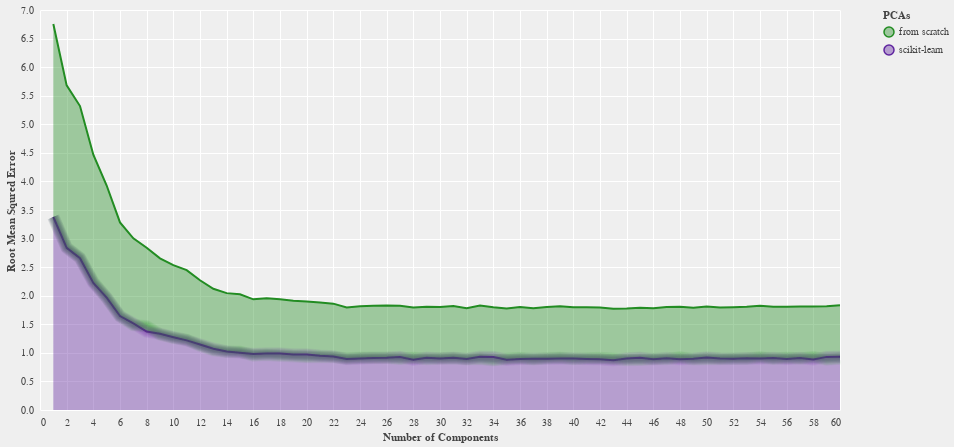

The cell this chart's notebook holds for it:
### Markdown cell above
## Classifier's <ins>Root Mean Squred Error</ins>

### Code cell
alt.renderers.enable('default'); plotter(data, "rmse_err", ("Number of Components", "Root Mean Squred Error", "PCAs"))

### Figure 1 — Vega-Lite specification as saved in the notebook (floating-point values rounded to 4 significant figures)
{"config": {"view": {"continuousWidth": 800, "continuousHeight": 400}, "background": "#efefef", "axis": {"gridColor": "#ffffff", "domainColor": null, "tickColor": null, "labelColor": "#444444", "titleColor": "#444444"}, "legend": {"labelColor": "#444444", "titleColor": "#444444"}, "range": {"category": ["#228C22", "#5f249f", "#FF0000", "#ffff00", "#00FFFF", "#000000", "#FFFFFF"]}, "area": {"line": true, "fillOpacity": 0.4}, "line": {"strokeWidth": 2}}, "layer": [{"mark": "area", "encoding": {"color": {"type": "nominal", "field": "z", "title": "PCAs"}, "x": {"type": "quantitative", "axis": {"tickMinStep": 1}, "field": "x", "title": "Number of Components"}, "y": {"type": "quantitative", "field": "y", "title": "Root Mean Squred Error"}}}, {"layer": [{"mark": {"type": "line", "opacity": 0.05, "strokeWidth": 3.05}, "encoding": {"color": {"type": "nominal", "field": "z", "title": "PCAs"}, "x": {"type": "quantitative", "axis": {"tickMinStep": 1}, "field": "x", "title": "Number of Components"}, "y": {"type": "quantitative", "field": "y", "title": "Root Mean Squred Error"}}}, {"mark": {"type": "line", "opacity": 0.05, "strokeWidth": 4.1}, "encoding": {"color": {"type": "nominal", "field": "z", "title": "PCAs"}, "x": {"type": "quantitative", "axis": {"tickMinStep": 1}, "field": "x", "title": "Number of Components"}, "y": {"type": "quantitative", "field": "y", "title": "Root Mean Squred Error"}}}, {"mark": {"type": "line", "opacity": 0.05, "strokeWidth": 5.15}, "encoding": {"color": {"type": "nominal", "field": "z", "title": "PCAs"}, "x": {"type": "quantitative", "axis": {"tickMinStep": 1}, "field": "x", "title": "Number of Components"}, "y": {"type": "quantitative", "field": "y", "title": "Root Mean Squred Error"}}}, {"mark": {"type": "line", "opacity": 0.05, "strokeWidth": 6.2}, "encoding": {"color": {"type": "nominal", "field": "z", "title": "PCAs"}, "x": {"type": "quantitative", "axis": {"tickMinStep": 1}, "field": "x", "title": "Number of Components"}, "y": {"type": "quantitative", "field": "y", "title": "Root Mean Squred Error"}}}, {"mark": {"type": "line", "opacity": 0.05, "strokeWidth": 7.25}, "encoding": {"color": {"type": "nominal", "field": "z", "title": "PCAs"}, "x": {"type": "quantitative", "axis": {"tickMinStep": 1}, "field": "x", "title": "Number of Components"}, "y": {"type": "quantitative", "field": "y", "title": "Root Mean Squred Error"}}}, {"mark": {"type": "line", "opacity": 0.05, "strokeWidth": 8.3}, "encoding": {"color": {"type": "nominal", "field": "z", "title": "PCAs"}, "x": {"type": "quantitative", "axis": {"tickMinStep": 1}, "field": "x", "title": "Number of Components"}, "y": {"type": "quantitative", "field": "y", "title": "Root Mean Squred Error"}}}, {"mark": {"type": "line", "opacity": 0.05, "strokeWidth": 9.35}, "encoding": {"color": {"type": "nominal", "field": "z", "title": "PCAs"}, "x": {"type": "quantitative", "axis": {"tickMinStep": 1}, "field": "x", "title": "Number of Components"}, "y": {"type": "quantitative", "field": "y", "title": "Root Mean Squred Error"}}}, {"mark": {"type": "line", "opacity": 0.05, "strokeWidth": 10.4}, "encoding": {"color": {"type": "nominal", "field": "z", "title": "PCAs"}, "x": {"type": "quantitative", "axis": {"tickMinStep": 1}, "field": "x", "title": "Number of Components"}, "y": {"type": "quantitative", "field": "y", "title": "Root Mean Squred Error"}}}, {"mark": {"type": "line", "opacity": 0.05, "strokeWidth": 11.45}, "encoding": {"color": {"type": "nominal", "field": "z", "title": "PCAs"}, "x": {"type": "quantitative", "axis": {"tickMinStep": 1}, "field": "x", "title": "Number of Components"}, "y": {"type": "quantitative", "field": "y", "title": "Root Mean Squred Error"}}}, {"mark": {"type": "line", "opacity": 0.05, "strokeWidth": 12.5}, "encoding": {"color": {"type": "nominal", "field": "z", "title": "PCAs"}, "x": {"type": "quantitative", "axis": {"tickMinStep": 1}, "field": "x", "title": "Number of Components"}, "y": {"type": "quantitative", "field": "y", "title": "Root Mean Squred Error"}}}]}], "data": {"name": "data-b0646c0af6fbf4ce87841d6735bcbbcb"}, "$schema": "https://vega.github.io/schema/vega-lite/v4.8.1.json", "datasets": {"data-b0646c0af6fbf4ce87841d6735bcbbcb": [{"x": 1, "y": 3.378, "z": "from scratch"}, {"x": 1, "y": 3.378, "z": "scikit-learn"}, {"x": 2, "y": 2.844, "z": "from scratch"}, {"x": 2, "y": 2.837, "z": "scikit-learn"}, {"x": 3, "y": 2.662, "z": "from scratch"}, {"x": 3, "y": 2.657, "z": "scikit-learn"}, {"x": 4, "y": 2.245, "z": "from scratch"}, {"x": 4, "y": 2.223, "z": "scikit-learn"}, {"x": 5, "y": 1.961, "z": "from scratch"}, {"x": 5, "y": 1.967, "z": "scikit-learn"}, {"x": 6, "y": 1.639, "z": "from scratch"}, {"x": 6, "y": 1.644, "z": "scikit-learn"}, {"x": 7, "y": 1.489, "z": "from scratch"}, {"x": 7, "y": 1.516, "z": "scikit-learn"}, {"x": 8, "y": 1.465, "z": "from scratch"}, {"x": 8, "y": 1.373, "z": "scikit-learn"}, {"x": 9, "y": 1.322, "z": "from scratch"}, {"x": 9, "y": 1.333, "z": "scikit-learn"}, {"x": 10, "y": 1.262, "z": "from scratch"}, {"x": 10, "y": 1.275, "z": "scikit-learn"}, {"x": 11, "y": 1.228, "z": "from scratch"}, {"x": 11, "y": 1.219, "z": "scikit-learn"}, {"x": 12, "y": 1.124, "z": "from scratch"}, {"x": 12, "y": 1.146, "z": "scikit-learn"}, {"x": 13, "y": 1.049, "z": "from scratch"}, {"x": 13, "y": 1.072, "z": "scikit-learn"}, {"x": 14, "y": 1.021, "z": "from scratch"}, {"x": 14, "y": 1.024, "z": "scikit-learn"}, {"x": 15, "y": 1.021, "z": "from scratch"}, {"x": 15, "y": 1.004, "z": "scikit-learn"}, {"x": 16, "y": 0.9558, "z": "from scratch"}, {"x": 16, "y": 0.9811, "z": "scikit-learn"}, {"x": 17, "y": 0.9676, "z": "from scratch"}, {"x": 17, "y": 0.9873, "z": "scikit-learn"}, {"x": 18, "y": 0.9514, "z": "from scratch"}, {"x": 18, "y": 0.9879, "z": "scikit-learn"}, {"x": 19, "y": 0.9425, "z": "from scratch"}, {"x": 19, "y": 0.9698, "z": "scikit-learn"}, {"x": 20, "y": 0.9275, "z": "from scratch"}, {"x": 20, "y": 0.9722, "z": "scikit-learn"}, {"x": 21, "y": 0.9333, "z": "from scratch"}, {"x": 21, "y": 0.9482, "z": "scikit-learn"}, {"x": 22, "y": 0.9253, "z": "from scratch"}, {"x": 22, "y": 0.9358, "z": "scikit-learn"}, {"x": 23, "y": 0.9028, "z": "from scratch"}, {"x": 23, "y": 0.8911, "z": "scikit-learn"}, {"x": 24, "y": 0.9155, "z": "from scratch"}, {"x": 24, "y": 0.9008, "z": "scikit-learn"}, {"x": 25, "y": 0.9146, "z": "from scratch"}, {"x": 25, "y": 0.9095, "z": "scikit-learn"}, {"x": 26, "y": 0.9125, "z": "from scratch"}, {"x": 26, "y": 0.9143, "z": "scikit-learn"}, {"x": 27, "y": 0.8963, "z": "from scratch"}, {"x": 27, "y": 0.9278, "z": "scikit-learn"}, {"x": 28, "y": 0.9129, "z": "from scratch"}, {"x": 28, "y": 0.8807, "z": "scikit-learn"}, {"x": 29, "y": 0.8939, "z": "from scratch"}, {"x": 29, "y": 0.9136, "z": "scikit-learn"}, {"x": 30, "y": 0.9009, "z": "from scratch"}, {"x": 30, "y": 0.9007, "z": "scikit-learn"}, {"x": 31, "y": 0.9055, "z": "from scratch"}, {"x": 31, "y": 0.9142, "z": "scikit-learn"}, {"x": 32, "y": 0.8891, "z": "from scratch"}, {"x": 32, "y": 0.8939, "z": "scikit-learn"}, {"x": 33, "y": 0.897, "z": "from scratch"}, {"x": 33, "y": 0.9299, "z": "scikit-learn"}, {"x": 34, "y": 0.8701, "z": "from scratch"}, {"x": 34, "y": 0.9263, "z": "scikit-learn"}, {"x": 35, "y": 0.8962, "z": "from scratch"}, {"x": 35, "y": 0.8808, "z": "scikit-learn"}, {"x": 36, "y": 0.9091, "z": "from scratch"}, {"x": 36, "y": 0.892, "z": "scikit-learn"}, {"x": 37, "y": 0.888, "z": "from scratch"}, {"x": 37, "y": 0.8947, "z": "scikit-learn"}, {"x": 38, "y": 0.9038, "z": "from scratch"}, {"x": 38, "y": 0.8989, "z": "scikit-learn"}, {"x": 39, "y": 0.9152, "z": "from scratch"}, {"x": 39, "y": 0.9012, "z": "scikit-learn"}, {"x": 40, "y": 0.8938, "z": "from scratch"}, {"x": 40, "y": 0.9024, "z": "scikit-learn"}, {"x": 41, "y": 0.9034, "z": "from scratch"}, {"x": 41, "y": 0.8929, "z": "scikit-learn"}, {"x": 42, "y": 0.9085, "z": "from scratch"}, {"x": 42, "y": 0.8868, "z": "scikit-learn"}, {"x": 43, "y": 0.8979, "z": "from scratch"}, {"x": 43, "y": 0.8727, "z": "scikit-learn"}, {"x": 44, "y": 0.8764, "z": "from scratch"}, {"x": 44, "y": 0.9006, "z": "scikit-learn"}, {"x": 45, "y": 0.878, "z": "from scratch"}, {"x": 45, "y": 0.9126, "z": "scikit-learn"}, {"x": 46, "y": 0.893, "z": "from scratch"}, {"x": 46, "y": 0.8881, "z": "scikit-learn"}, {"x": 47, "y": 0.894, "z": "from scratch"}, {"x": 47, "y": 0.9077, "z": "scikit-learn"}, {"x": 48, "y": 0.9211, "z": "from scratch"}, {"x": 48, "y": 0.8863, "z": "scikit-learn"}, {"x": 49, "y": 0.8896, "z": "from scratch"}, {"x": 49, "y": 0.8986, "z": "scikit-learn"}, {"x": 50, "y": 0.8916, "z": "from scratch"}, {"x": 50, "y": 0.9185, "z": "scikit-learn"}, {"x": 51, "y": 0.8912, "z": "from scratch"}, {"x": 51, "y": 0.9014, "z": "scikit-learn"}, {"x": 52, "y": 0.8984, "z": "from scratch"}, {"x": 52, "y": 0.8989, "z": "scikit-learn"}, {"x": 53, "y": 0.8985, "z": "from scratch"}, {"x": 53, "y": 0.9068, "z": "scikit-learn"}, {"x": 54, "y": 0.9243, "z": "from scratch"}, {"x": 54, "y": 0.8996, "z": "scikit-learn"}, {"x": 55, "y": 0.8963, "z": "from scratch"}, {"x": 55, "y": 0.9102, "z": "scikit-learn"}, {"x": 56, "y": 0.9134, "z": "from scratch"}, {"x": 56, "y": 0.893, "z": "scikit-learn"}, {"x": 57, "y": 0.9014, "z": "from scratch"}, {"x": 57, "y": 0.9103, "z": "scikit-learn"}, {"x": 58, "y": 0.9285, "z": "from scratch"}, {"x": 58, "y": 0.8837, "z": "scikit-learn"}, {"x": 59, "y": 0.8854, "z": "from scratch"}, {"x": 59, "y": 0.9295, "z": "scikit-learn"}, {"x": 60, "y": 0.9006, "z": "from scratch"}, {"x": 60, "y": 0.9319, "z": "scikit-learn"}]}}
